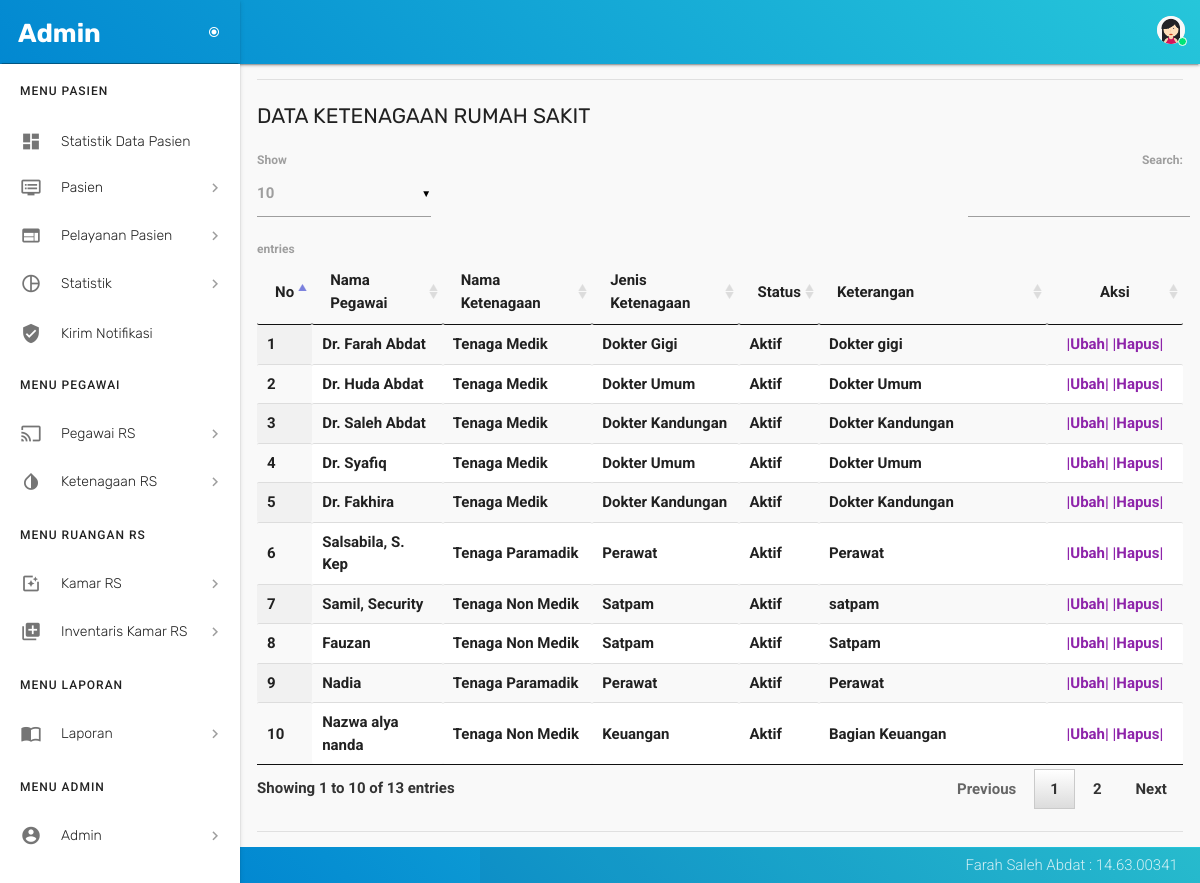
/ketenagaan_data.php (signed in), run on the app's committed database.
### tables this page shows
CREATE TABLE `ketenagaan_rs` (
  `id_ketenagaan` int(21) NOT NULL,
  `id_pegawai` int(21) NOT NULL,
  `nama_ketenagaan` varchar(91) NOT NULL,
  `jenis_ketenagaan` varchar(70) NOT NULL,
  `status` enum('Aktif','NonAktif') NOT NULL,
  `keterangan` text NOT NULL
);

CREATE TABLE `pegawai` (
  `id_pegawai` int(21) NOT NULL,
  `nip` varchar(21) NOT NULL,
  `nama_pegawai` varchar(30) NOT NULL,
  `jabatan_pegawai` varchar(30) NOT NULL,
  `status` enum('On','Off') NOT NULL DEFAULT 'On',
  `jenis_pegawai` enum('Permanen','Kontrak','Outsourcing') NOT NULL,
  `nama_pt` varchar(100) DEFAULT NULL,
  `tgl_lahir` date NOT NULL,
  `tgl_masuk_kerja` date NOT NULL,
  `tgl_keluar_kerja` date DEFAULT NULL,
  `jenis_kelamin` enum('Laki-laki','Perempuan') NOT NULL,
  `agama` enum('Islam','Kristen','Hindu','Budha','Protestan') NOT NULL,
  `pendidikan_akhir` varchar(30) NOT NULL,
  `no_telepon` varchar(21) NOT NULL,
  `no_telepon_rumah` varchar(21) NOT NULL,
  `kabupaten_kota` varchar(30) NOT NULL,
  `kecamatan` varchar(30) DEFAULT NULL,
  `desa` varchar(30) DEFAULT NULL,
  `rt_rw` varchar(30) DEFAULT NULL,
  `alamat_jln` varchar(30) NOT NULL,
  `jumlah` int(21) NOT NULL DEFAULT '0'
);

### ketenagaan_data.php (the view, shortened to what this page needs)
<?php
 if (empty($_SESSION['username'])) {
 header("location:login_form.php");
 }
 else {
 ?>
<!DOCTYPE html>
<html lang="en">
  <head>
    <link href="assets/css/materialize.css" type="text/css" rel="stylesheet">
    <link href="assets/css/style.css" type="text/css" rel="stylesheet">
    <link href="assets/css/custom.css" type="text/css" rel="stylesheet">
    <link href="assets/css/perfect-scrollbar.css" type="text/css" rel="stylesheet">
    <link href="assets/css/jquery-jvectormap.css" type="text/css" rel="stylesheet">
    <link href="assets/css/jquery.dataTables.min.css" type="text/css" rel="stylesheet">
  </head>
  <body>
  <?php include 'config/header.php'; ?>
  <?php include 'config/menu.php'; ?>
        <section id="content">
          <div class="container">
            <div class="section">
              <div class="divider"></div>
              <div id="table-datatables">
                <h4 class="header">Data Ketenagaan Rumah Sakit</h4>
                <div class="row">
                  <div class="col s12">
                    <table id="data-table-simple" class="responsive-table display" cellspacing="0">
                        <thead>
                        <tr>
                        <th> No </th>
                        <th> Nama Pegawai </th>
                        <th> Nama Ketenagaan </th>
                        <th> Jenis Ketenagaan </th>
                        <th> Status </th>
                        <th> Keterangan </th>
                        <th style="width:100px;text-align: center;"> Aksi </th>
                        </tr>
                        </thead>
                       <tbody>
                        <?php
                        include 'config/koneksiDB.php';
                        $query = "SELECT pegawai.nama_pegawai, ketenagaan_rs.id_ketenagaan, ketenagaan_rs.id_pegawai, ketenagaan_rs.nama_ketenagaan, ketenagaan_rs.jenis_ketenagaan, ketenagaan_rs.status, ketenagaan_rs.keterangan FROM ketenagaan_rs LEFT JOIN pegawai ON pegawai.id_pegawai = ketenagaan_rs.id_pegawai";
                        $result=mysqli_query($koneksi, $query) or die(mysqli_error());
                        $no=1;
                        while ($data = mysqli_fetch_array($result, MYSQLI_BOTH)){
                        ?>
                        <tr>
                        <td><?php echo $no++; ?></td>
                        <td><?php echo $data['nama_pegawai']; ?></td>
                        <td><?php echo $data['nama_ketenagaan']; ?></td>
                        <td><?php echo $data['jenis_ketenagaan']; ?></td>
                        <td><?php echo $data['status']; ?></td>
                        <td><?php echo $data['keterangan']; ?></td>
                        <td style="width:100px;text-align: center;">
                        <?php echo "
                        <a href='ketenagaan_form_ubah.php?id_ketenagaan=$data[id_ketenagaan]'>|Ubah|</a>
                        <a href='ketenagaan_proses_hapus.php?id_ketenagaan=$data[id_ketenagaan]' onclick=\"return confirm('Anda yakin akan menghapus data ?')\">|Hapus|</a>";
                        ?>
                        </td>
                        </tr>
                        <?php
                        }
                        ?>
                   </tbody>
                    </table>
                  </div>
                </div>
              </div>
            <br>
          <div class="divider"></div>
        </div>
      </div>
    </section>
    <?php include 'config/footer.php'; ?>
  </body>
</html>
<?php } ?>

### data on the page
ketenagaan_rs: id_pegawai.nama_pegawai "Dr. Farah Abdat", nama_ketenagaan "Tenaga Medik", jenis_ketenagaan "Dokter Gigi", status "Aktif", keterangan "Dokter gigi"
ketenagaan_rs: id_pegawai.nama_pegawai "Dr. Huda Abdat", nama_ketenagaan "Tenaga Medik", jenis_ketenagaan "Dokter Umum", status "Aktif", keterangan "Dokter Umum"
ketenagaan_rs: id_pegawai.nama_pegawai "Dr. Saleh Abdat", nama_ketenagaan "Tenaga Medik", jenis_ketenagaan "Dokter Kandungan", status "Aktif", keterangan "Dokter Kandungan"
ketenagaan_rs: id_pegawai.nama_pegawai "Dr. Syafiq", nama_ketenagaan "Tenaga Medik", jenis_ketenagaan "Dokter Umum", status "Aktif", keterangan "Dokter Umum"
ketenagaan_rs: id_pegawai.nama_pegawai "Dr. Fakhira", nama_ketenagaan "Tenaga Medik", jenis_ketenagaan "Dokter Kandungan", status "Aktif", keterangan "Dokter Kandungan"
ketenagaan_rs: id_pegawai.nama_pegawai "Salsabila, S. Kep", nama_ketenagaan "Tenaga Paramadik", jenis_ketenagaan "Perawat", status "Aktif", keterangan "Perawat"
ketenagaan_rs: id_pegawai.nama_pegawai "Samil, Security", nama_ketenagaan "Tenaga Non Medik", jenis_ketenagaan "Satpam", status "Aktif", keterangan "satpam"
ketenagaan_rs: id_pegawai.nama_pegawai "Fauzan", nama_ketenagaan "Tenaga Non Medik", jenis_ketenagaan "Satpam", status "Aktif", keterangan "Satpam"
ketenagaan_rs: id_pegawai.nama_pegawai "Nadia", nama_ketenagaan "Tenaga Paramadik", jenis_ketenagaan "Perawat", status "Aktif", keterangan "Perawat"
ketenagaan_rs: id_pegawai.nama_pegawai "Nazwa alya nanda", nama_ketenagaan "Tenaga Non Medik", jenis_ketenagaan "Keuangan", status "Aktif", keterangan "Bagian Keuangan"

### other printed values
$_SESSION['username'] "Admin"
